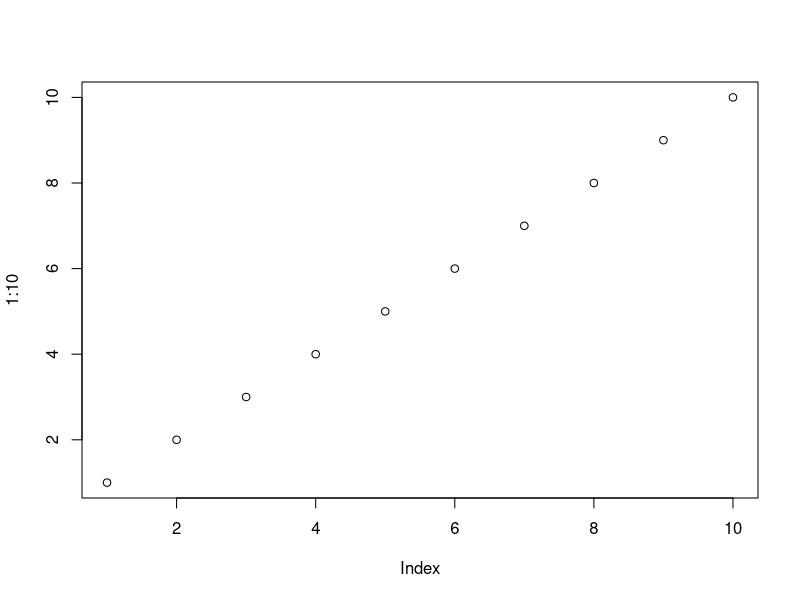
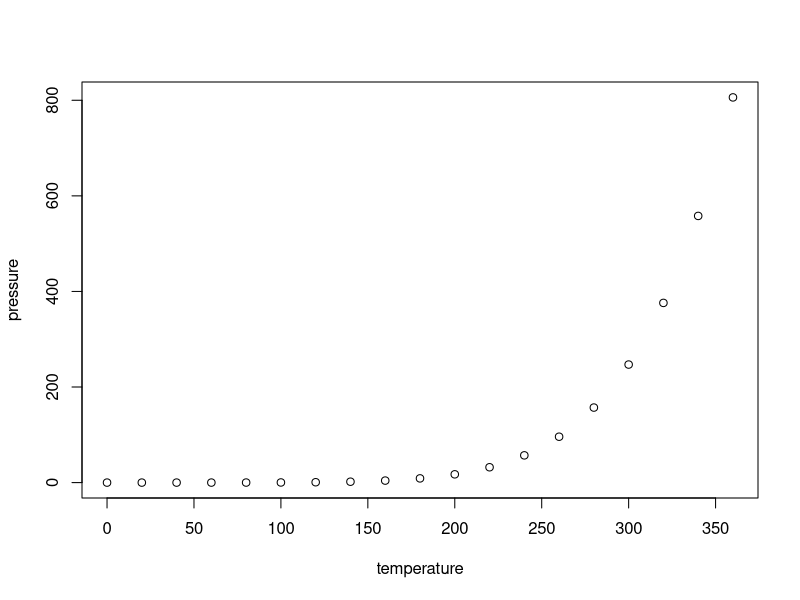

Write the R code that produced these figures, in order.
## ---- chunk 1
plot(1:10)
## ---- chunk 2
plot(pressure)
